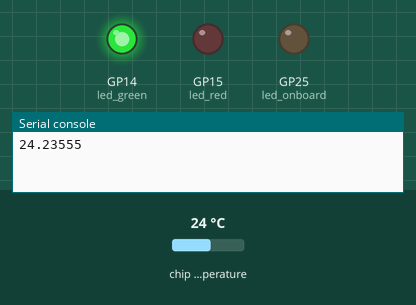
Recording of a program running on a simulated Raspberry Pi Pico running MicroPython. Parts: output pins drawn as LEDs (lit = HIGH), the last lines printed to the serial console. The test bench sets the inputs (shaded band); at power-on: chip temperature 24 °C.

Above: at 1.2 s.
1.3 s: chip temperature set to 28 °C
7.3 s: chip temperature set to 31 °C
At 10.8 s:
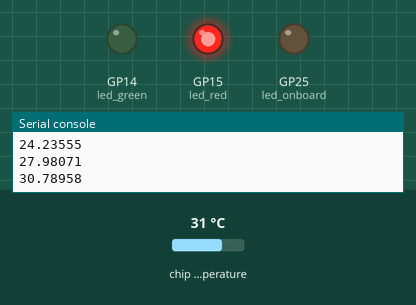
13.3 s: chip temperature set to 1 °C
At 15.8 s:
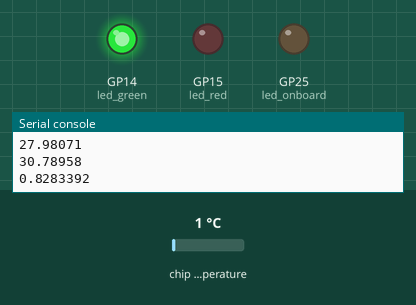
19.3 s: chip temperature set to 34 °C
At 20.8 s:
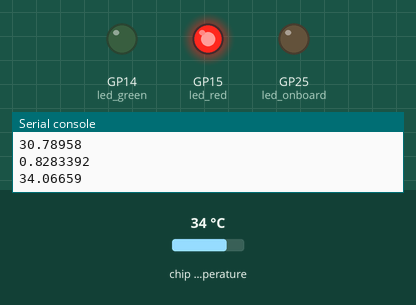
Timing chart, 0 to 22.3 s (numbered marks = the images above; inputs shaded):
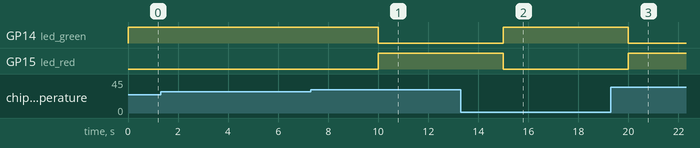

The program:

temperature.py
```python
"""Temperature monitor"""

import machine
import utime

sensor_temp = machine.ADC(4)

CONVERSION_FACTOR = 3.3 / (65535)

#file = open("temps.txt", "w")

led_red = machine.Pin(15, machine.Pin.OUT)
led_green = machine.Pin(14, machine.Pin.OUT)

led_onboard = machine.Pin(25, machine.Pin.OUT)


def leds_off():
    led_onboard.value(0)
    led_green.value(0)
    led_red.value(0)

def leds_on():
    led_onboard.value(1)
    led_green.value(1)
    led_red.value(1)

def blink():
    leds_off()
    leds_on()
    utime.sleep(.5)
    leds_off()
    utime.sleep(.5)
    leds_on()
    utime.sleep(.5)
    leds_off()

while True:
    reading = sensor_temp.read_u16() * CONVERSION_FACTOR
    temperature = 27 - (reading - 0.706)/0.001721

    if temperature <= 29.0:
        leds_off()
        led_green.value(1)
    elif temperature > 29.0:
        leds_off()
        led_red.value(1)
    else:
        leds_on()

    print(temperature)
    #file.write(str(temperature))
    #file.flush()
    utime.sleep(5)
```

Measured:
- the behaviour switches between 29 and 30 °C on chip temperature (found by bisection; images 0 and 1)
- after the input at 7.3 s, GP14 (led_green): HIGH → LOW after 2.7 s; GP15 (led_red): LOW → HIGH after 2.7 s
- after the input at 13.3 s, GP14 (led_green): LOW → HIGH after 1.7 s; GP15 (led_red): HIGH → LOW after 1.7 s
- after the input at 19.3 s, GP14 (led_green): HIGH → LOW after 0.70 s; GP15 (led_red): LOW → HIGH after 0.70 s
